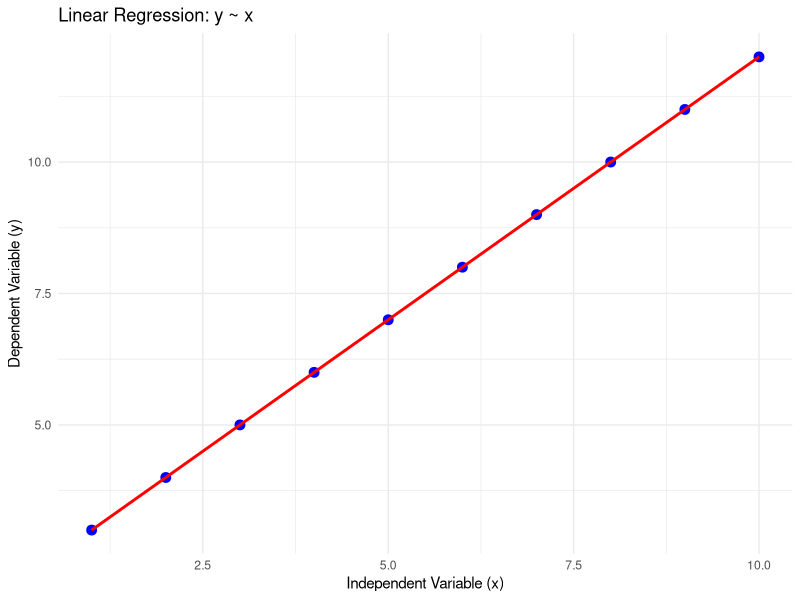

Write the R code that produced this figure.
# Load necessary library
library(ggplot2)

# 1. Create a dataset
# Independent variable (predictor)
x <- c(1, 2, 3, 4, 5, 6, 7, 8, 9, 10)
# Dependent variable (response)
y <- c(3, 4, 5, 6, 7, 8, 9, 10, 11, 12)

# Combine into a data frame
data <- data.frame(x, y)

# 2. Perform Linear Regression
# Fit a linear model: y = β0 + β1*x
linear_model <- lm(y ~ x)

# Display the summary of the model
cat("Linear Regression Summary:\n")
print(summary(linear_model))

# 3. Extract Coefficients
intercept <- coef(linear_model)[1]
slope <- coef(linear_model)[2]
cat("\nIntercept (β0):", intercept, "\nSlope (β1):", slope, "\n\n")

# 4. Predict values using the model
predicted_values <- predict(linear_model)

# Add predictions to the data frame
data$Predicted <- predicted_values

# 5. Visualization
# Scatter plot with regression line
cat("Plotting the regression line...\n")
ggplot(data, aes(x = x, y = y)) +
  geom_point(color = "blue", size = 3) +               # Scatter plot
  geom_line(aes(y = Predicted), color = "red", size = 1) +  # Regression line
  labs(title = "Linear Regression: y ~ x",
       x = "Independent Variable (x)",
       y = "Dependent Variable (y)") +
  theme_minimal()
